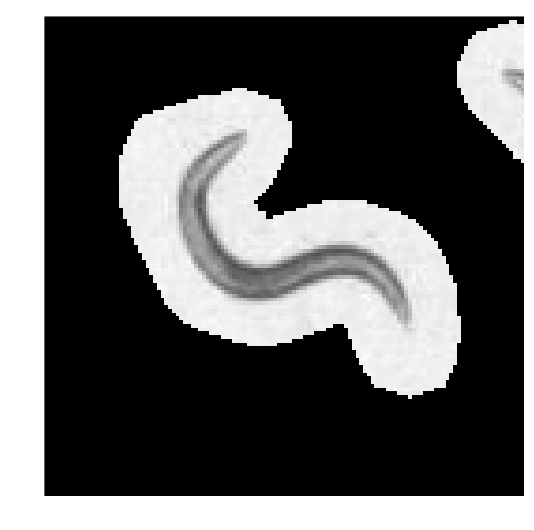
#> input picture work_in_progress/presentation_examples/worm_1.png, 534 x 530 px
$ python -i wormCompression.py   (imports and definitions only)   (older library calls are emulated)
#> lines starting #> are read from the running program, lines starting #| are printed output that depends on the picture; after the words box and inside, x2 and y2 are one past the last pixel; in counts of white or black regions, pixels touching at a corner belong together
#> further down, picture is the input picture: shape (530, 534); min 0, max 255, mean 99
# -*- coding: utf-8 -*-
"""
Created on Thu Apr  2 13:19:58 2015

@author: ajaver
"""
import numpy as np
import cv2
import h5py

from readVideoffmpeg import readVideoffmpeg
from parallelProcHelper import sendQueueOrPrint, timeCounterStr
from image_difference_mask import image_difference_mask

def getROIMask(image,  min_area = 100, max_area = 5000):
    '''
    Calculate a binary mask to mark areas where it is possible to find worms.
    Objects with less than min_area or more than max_area pixels are rejected.
    '''
#> called with min_area = 100, max_area = 5000
    #Objects that touch the limit of the image are removed. I use -2 because openCV findCountours remove the border pixels
    IM_LIMX = image.shape[0]-2
#> IM_LIMX = 528
    IM_LIMY = image.shape[1]-2
#> IM_LIMY = 532

    #adaptative threshold is the best way to find possible worms. I setup the parameters manually, they seems to work fine if there is no condensation in the sample
    mask = cv2.adaptiveThreshold(image,255,cv2.ADAPTIVE_THRESH_MEAN_C, cv2.THRESH_BINARY_INV,61,15)
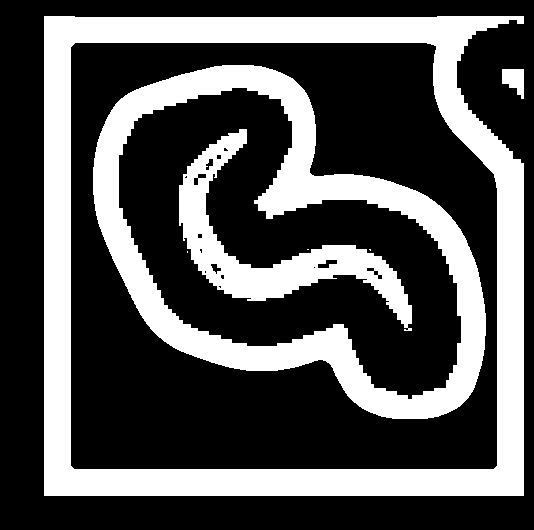
#> mask: shape (530, 534); 32.3% white; 7 white regions (3 under 20 px)

    #find the contour of the connected objects (much faster than labeled images)
    [contours, hierarchy]= cv2.findContours(mask.copy(), cv2.RETR_TREE, cv2.CHAIN_APPROX_SIMPLE)
#> contours = 26 contours, 10 with area under 20; largest, box (x1, y1, x2, y2) and area: (44, 16, 524, 496) 222462, (70, 42, 498, 470) 175906, (93, 65, 486, 419) 91208, (118, 87, 462, 400) 60371, (179, 129, 412, 331) 10376


    #find good contours: between max_area and min_area, and do not touch the image border
    goodIndex = []
    for ii, contour in enumerate(contours):
        if np.all(contour!=1) and np.all(contour[:,:,0] !=  IM_LIMX)\
        and np.all(contour[:,:,1] != IM_LIMY):
            area = cv2.contourArea(contour)
            if (area>=min_area) and (area<=max_area):
                goodIndex.append(ii)
#> this loop made 26 passes
#> area on passes 1, 2, 3, 4, 5, 9, 11, 13, 15, 17, 18, 20: 401.5, 222461.5, 175906, 91208.5, 60371, 10376.5, 23, 23, 30, 66, 113, 23
#> after the loop, goodIndex = [0, 17]

    #typically there are more bad contours therefore it is cheaper to draw only the valid contours
    mask = np.zeros(image.shape, dtype=image.dtype)
    for ii in goodIndex:
        cv2.drawContours(mask, contours, ii, 255, cv2.cv.CV_FILLED)
#> this loop made 2 passes
#> ii on pass 2: 17
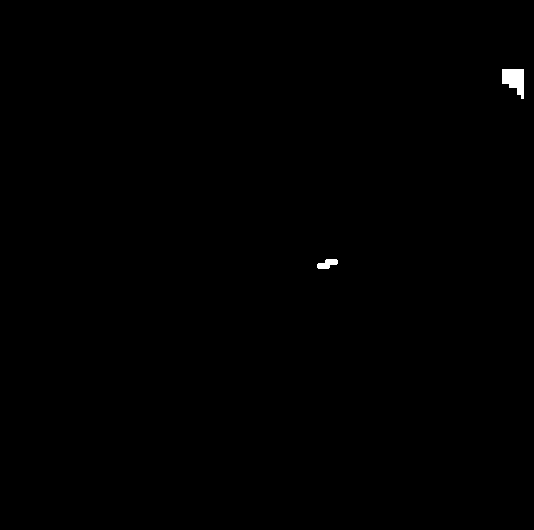
#> mask: shape (530, 534); 0.21% white; 2 white regions, box (x1, y1, x2, y2) and area: (502, 69, 524, 99) 451, (317, 259, 338, 269) 140

    #drawContours left an extra line if the blob touches the border. It is necessary to remove it
    mask[0,:] = 0; mask[:,0] = 0; mask[-1,:] = 0; mask[:,-1]=0;

    #dilate the elements to increase the ROI, in case we are missing something important
    struct_element = cv2.getStructuringElement(cv2.MORPH_ELLIPSE, (9,9))
    mask = cv2.dilate(mask, struct_element, iterations = 3)
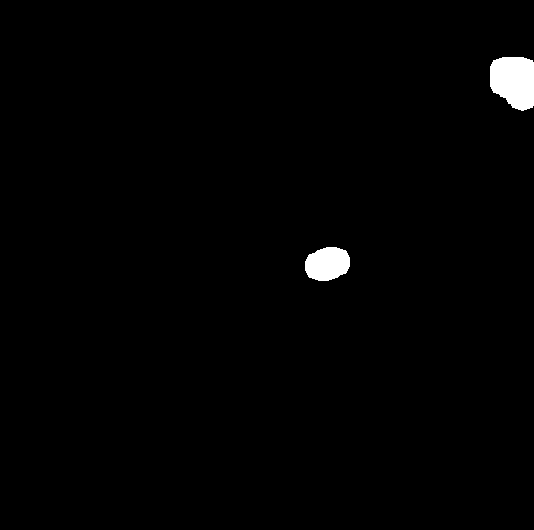
#> mask: shape (530, 534); 1.1% white; 2 white regions, box (x1, y1, x2, y2) and area: (490, 57, 534, 111) 1959, (305, 247, 350, 281) 1218

    #the gecko images have a time stamp in the image border
    cv2.rectangle(mask, (0,0), (479,15), 255, thickness=-1)
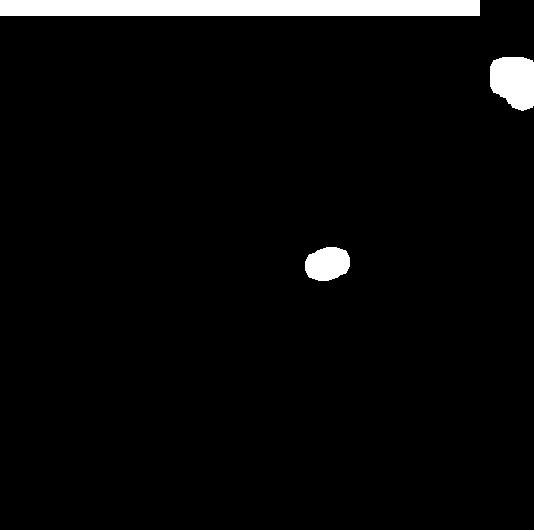
#> mask: shape (530, 534); 3.8% white; 3 white regions, box (x1, y1, x2, y2) and area: (0, 0, 480, 16) 7680, (490, 57, 534, 111) 1959, (305, 247, 350, 281) 1218

    return mask

# [146 lines left out: function compressVideo, not called in this run]

>>> import cv2
>>> picture = cv2.imread('../work_in_progress/presentation_examples/worm_1.png', cv2.IMREAD_GRAYSCALE)
>>> result = getROIMask(picture)

$ run again, on work_in_progress/presentation_examples/worm_24.png
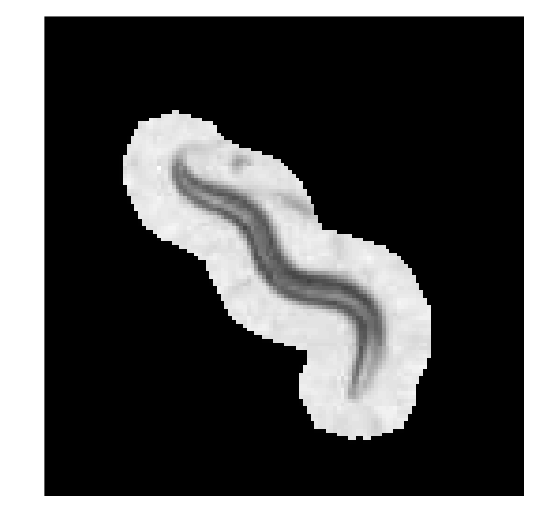
#> input picture work_in_progress/presentation_examples/worm_24.png, 534 x 530 px
#> picture is the input picture: shape (530, 534); min 0, max 255, mean 83.1
#> in getROIMask, `mask = cv2.adaptiveThreshold(image,255,cv2.ADAPTIVE_THRESH_MEAN_C, cv2..`:
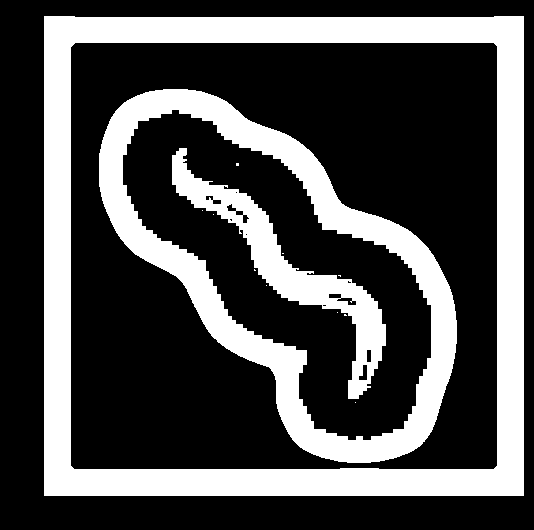
#> mask: shape (530, 534); 30.5% white; 13 white regions (10 under 20 px)
#> contours = 29 contours, 15 with area under 20; largest, box (x1, y1, x2, y2) and area: (44, 16, 524, 496) 229022, (70, 42, 498, 470) 182254, (99, 89, 457, 463) 77165, (122, 109, 432, 441) 49942, (172, 148, 386, 399) 9269
#> the loop in getROIMask, `for ii, contour in enumerate(contours):` made 29 passes
#> area on passes 1, 2, 3, 4, 15, 16, 17, 19: 229022, 182253.5, 77165, 49942, 9269, 97.5, 63, 94.5
#> after the loop in getROIMask, `for ii, contour in enumerate(contours):`: goodIndex = []
#> in getROIMask, `cv2.rectangle(mask, (0,0), (479,15), 255, thickness=-1)`:
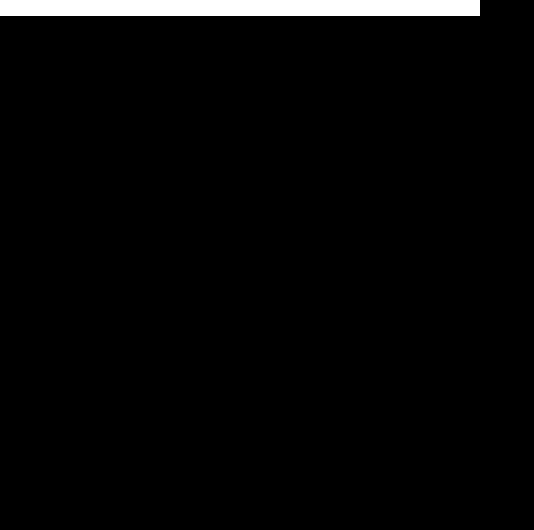
#> mask: shape (530, 534); 2.7% white; 1 white region, box (x1, y1, x2, y2) and area: (0, 0, 480, 16) 7680
